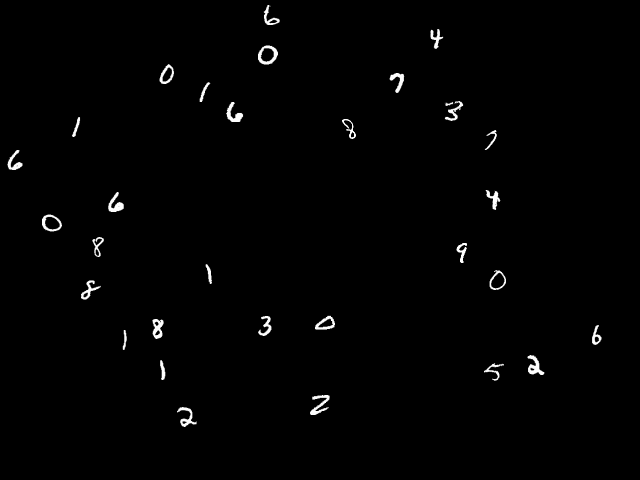
#> input picture search_image.png, 640 x 480 px, given as the content of the folder ./train_img/0, which was not available
$ jupyter execute --allow-errors FullyConnectNet.ipynb   (shell and % lines are left out)   (text cells are left out)
#> lines starting #> are read from the running program, lines starting #| are printed output that depends on the picture; pictures that were not available may be replaced by others from this repository, and a replacement may not be noted
[cell 1]
from __future__ import print_function
import time
import numpy as np
import matplotlib.pyplot as plt
import cv2
import os
import sys
sys.path.append(r"/Users/miruku/Documents/program/homework/image")

from NN.layers import *
from NN.layer_utils import *
from NN.fc_net import *
from NN.gradient_check import eval_numerical_gradient, eval_numerical_gradient_array
from NN.solver import Solver

[cell 2]
plt.rcParams['figure.figsize'] = (10.0, 8.0) # set default size of plots
plt.rcParams['image.interpolation'] = 'nearest'
plt.rcParams['image.cmap'] = 'gray'

[cell 3]
def rel_error(x, y):
  """ returns relative error """
  return np.max(np.abs(x - y) / (np.maximum(1e-8, np.abs(x) + np.abs(y))))

[cell 4]
# load image from files

directory_name = 'train_img'
X = []
Y = []
a = 0
for i in range(0,10):
    a = 0
    for filename in os.listdir('./'+directory_name+'/'+str(i)):
        img = cv2.imread('./'+directory_name+'/'+str(i)+'/'+filename)
#> img is the input picture: shape (480, 640, 3); min 0, max 255, mean 2.5
        X.append(img)
        Y.append(i)
        a = a + 1
    print("number"+str(i)+": "+str(a))

[cell 5]
X = np.array(X)
Y = np.array(Y)
print(X.shape)
#| (10, 480, 640, 3)
print(Y.shape)
#| (10,)

[cell 6]
def plot_image(image):
    fig = plt.gcf() # set size of pic
    fig.set_size_inches(2, 2)
    plt.imshow(image, cmap ='binary')
    plt.show()

[cell 7]
plot_image(X[0])
print(Y[0])

[cell 8]
def image_augmentation(image):

    x_offset = np.random.randint(-4,4)
    y_offset = np.random.randint(-4,4)
    rows,cols,_ = image.shape
    M = np.float32([[1,0,x_offset],[0,1,y_offset]])
    aug_image = cv2.warpAffine(image,M,(cols,rows))
    return aug_image

[cell 9]
#data augmentation
X_aug = np.zeros(X.shape)
for i in range(X.shape[0]):
    X_aug[i] = image_augmentation(X[i])
#> this loop made 10 passes
#> pass 1, in image_augmentation, `aug_image = cv2.warpAffine(image,M,(cols,rows))`:
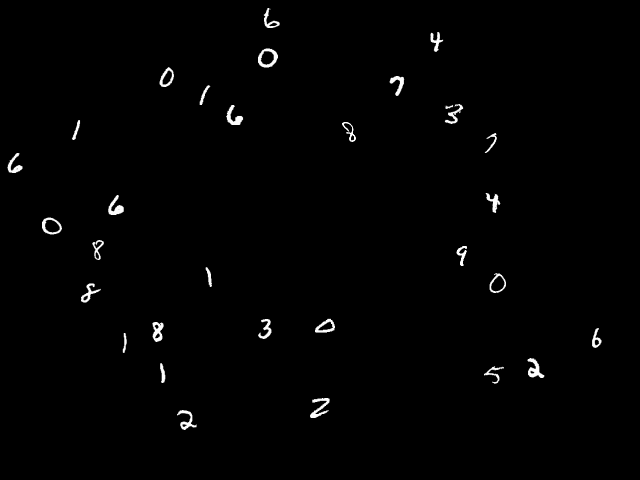
#> aug_image: shape (480, 640, 3); min 0, max 255, mean 2.5
#> pass 2, in image_augmentation (call 2), `aug_image = cv2.warpAffine(image,M,(cols,rows))`:
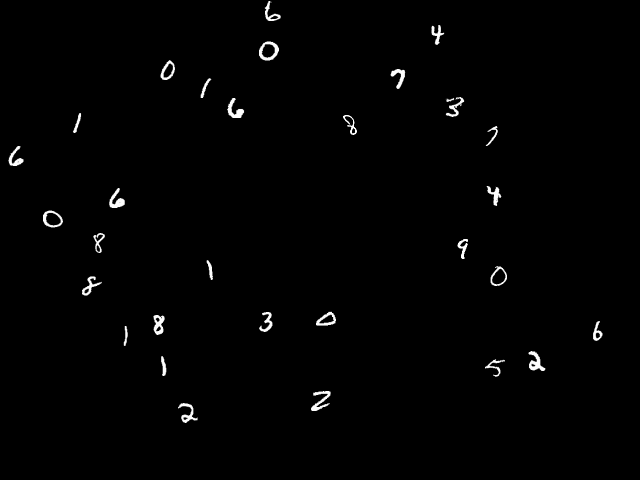
#> aug_image: shape (480, 640, 3); min 0, max 255, mean 2.5

[cell 10]
X_aug = X_aug.astype(np.int32)
print(X_aug.dtype)
#| int32

[cell 11]
def plot_image_labels_prediction(images, labels, prediction, idx, num=10):
#> called with images = array of shape (10, 480, 640, 3), labels = array of shape (10,), idx = 0, num = 10
    fig = plt.gcf()
    fig.set_size_inches(12,14)
    if num > 25:
        num = 25
    for i in range (0, num):
        ax = plt.subplot(5,5, 1+i) # draw sub pic by 5 rows and 5 columns
        ax.imshow(images[idx], cmap='binary')
        title="label=" + str(labels[idx])
        if len(prediction) > 0: # if have prediciton
            title+=", predict="+ str(prediction[idx])
        ax.set_title(title, fontsize = 10)
        ax.set_xticks([])
        ax.set_yticks([])
        idx+=1
    plt.show()
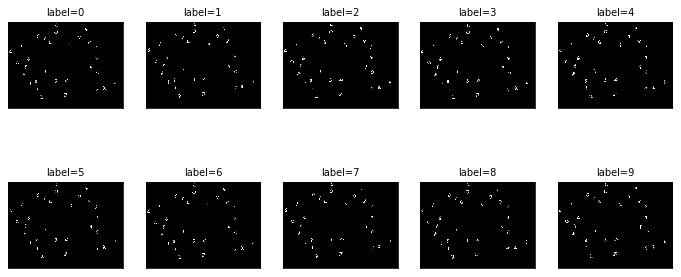
#> figure drawn by matplotlib, 10 panels

[cell 12]
plot_image_labels_prediction(X_aug,Y,[],0,10)

[cell 13]
##shuffle 2 array in one unison

[cell 14]
rng_state = np.random.get_state()
np.random.shuffle(X_aug)
np.random.set_state(rng_state)
np.random.shuffle(Y)
plot_image_labels_prediction(X_aug,Y,[],0,10)
#> call 2 of plot_image_labels_prediction, with images = array of shape (10, 480, 640, 3), labels = array of shape (10,), idx = 0, num = 10
#> in plot_image_labels_prediction (call 2), `plt.show()`:
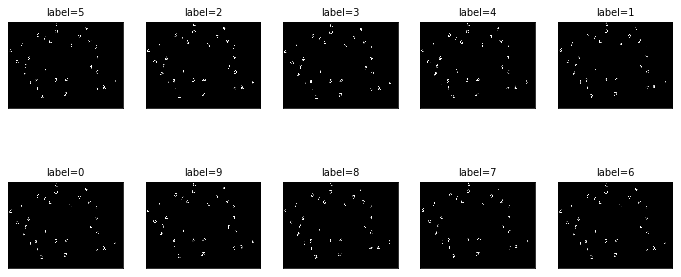
#> figure drawn by matplotlib, 10 panels

[cell 15]
# Test the affine_forward function
num_inputs = 2
input_shape = (4, 5, 6)
output_dim = 3

input_size = num_inputs * np.prod(input_shape)
weight_size = output_dim * np.prod(input_shape)

x = np.linspace(-0.1, 0.5, num=input_size).reshape(num_inputs, *input_shape)
w = np.linspace(-0.2, 0.3, num=weight_size).reshape(np.prod(input_shape), output_dim)
b = np.linspace(-0.3, 0.1, num=output_dim)


#> (the rest of this cell did not finish here and is left out)

[cell 16]
# Test the relu_forward function
np.random.seed(231)
x = np.random.randn(10, 10)
dout = np.random.randn(*x.shape)

#> (the rest of this cell did not finish here and is left out)

[cell 17]
# Test for sandwich layers
np.random.seed(231)
x = np.random.randn(2, 3, 4)
w = np.random.randn(12, 10)
b = np.random.randn(10)
dout = np.random.randn(2, 10)

#> (the rest of this cell did not finish here and is left out)

[cell 18]
#Test Softmax loss function
np.random.seed(231)
num_classes, num_inputs = 10, 50
x = 0.001 * np.random.randn(num_inputs, num_classes)
y = np.random.randint(num_classes, size=num_inputs)

#> (the rest of this cell did not finish here and is left out)

[cell 19]
weight_scale = 1e-1
learning_rate = 1e-3

validation_number = 2000
seperate_value = 50000-validation_number
# mask = np.random.choice(X.shape,validation_number)
data = {
    'X_train': X[0:seperate_value],
    'y_train': Y[0:seperate_value],
    'X_val': X[seperate_value:50000],
    'y_val': Y[seperate_value:50000],
    'X_test': X[50000:60000],
    'Y_test': Y[50000:60000]
}

data_aug = {
    'X_train': X_aug[0:seperate_value],
    'y_train': Y[0:seperate_value],
    'X_val': X_aug[seperate_value:50000],
    'y_val': Y[seperate_value:50000],
    'X_test': X_aug[50000:60000],
    'Y_test': Y[50000:60000]
}


#> (the rest of this cell did not finish here and is left out)

#> (a cell that did not finish here is left out)

#> (a cell that did not finish here is left out)

#> (a cell that did not finish here is left out)

#> (a cell that did not finish here is left out)

[cell 24]
#load search img

search_img = cv2.imread('./'+'search_image.png')
search_img = np.array(search_img)

[cell 25]
search_img.shape
#> Out = (480, 640, 3)

[cell 26]
#split search image into 28*28*3 images
search_img[0:28,0:28].shape
#> Out = (28, 28, 3)

[cell 27]
search_img = cv2.imread('/Users/miruku/Documents/program/homework/image/NN/'+'search_image.png')
search_img = np.array(search_img)
boundary = 3
is_slice_label = False
search_img_slice = []
search_img_coordinate = []
search_img_slice_part = []
search_img_mean_pixel = []

part_num = 0
search_img_slice_part.append([])

for i in range(0,640-28,2):
    for j in range(0,480-28,2):
        a = search_img[j:28+j,i:28+i]
        if np.mean(a) > 10:
            a_first_row = a[:,0:boundary,:]
            a_last_row = a[:,-boundary:,:]
            a_first_column = a[0:boundary,:,:]
            a_last_column = a[-boundary:,:,:]
            a_row_mean = np.mean(a_first_row == a_last_row)
            a_column_mean = np.mean(a_first_column == a_last_column)
#             print(a_first_column[0])
#             print(a_last_column)
            if (a_row_mean == 1 and a_column_mean == 1):
                is_slice_label = True
                search_img_slice.append(search_img[j:28+j,i:28+i])
                search_img_coordinate.append(np.array([i,j]))
                search_img_slice_part[part_num].append(np.array(search_img[j:28+j,i:28+i]))
                search_img_mean_pixel.append(np.mean(a))
            else:
                if is_slice_label == True:
                    part_num += 1
                    is_slice_label = False
                    search_img_slice_part.append([])
        else:
            if is_slice_label == True:
                part_num += 1
                is_slice_label = False
                search_img_slice_part.append([])
#> a: shape (28, 28, 3); every value is 0
#> after the loop, part_num = 117; search_img_coordinate = 178 pairs, first value 0 to 588, second value 0 to 404; search_img_mean_pixel = 178 values, max 51.96 at index 88, min 13.61 at index 33, mean 29.88; search_img_slice = 178 items; search_img_slice_part = 118 items

search_img_coordinate[0]
np_search_slice = np.array(search_img_slice)
N = np_search_slice.shape[0]
#> N = 178
D = np.prod(np_search_slice.shape[1:])
#> D = 2352
np_search_slice_reshape = np_search_slice.reshape(N,D)
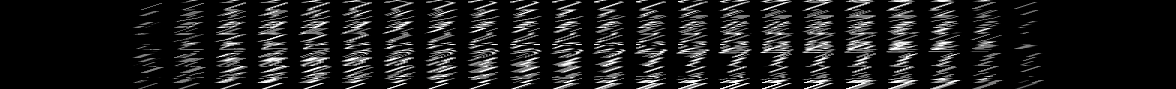
#> np_search_slice_reshape: shape (178, 2352) (shown at 1/2 size); min 0, max 255, mean 29.9
print(np_search_slice_reshape.shape)
#| (178, 2352)
search_mean = np.mean(np.array(np_search_slice_reshape),axis=1)
#> search_mean has the same summary as search_img_mean_pixel

[cell 28]
# [7 lines of commented-out code are left out]

[cell 29]
print(np.array(search_img_slice).shape)
#| (178, 28, 28, 3)
print(np.array(search_img_coordinate).shape)
#| (178, 2)

[cell 30]
# [7 lines of commented-out code are left out]

[cell 31]
def show_mean_histogram(data):
    plt.plot(search_mean)
    plt.ylabel('mean')
    plt.xlabel('number')
    plt.show()
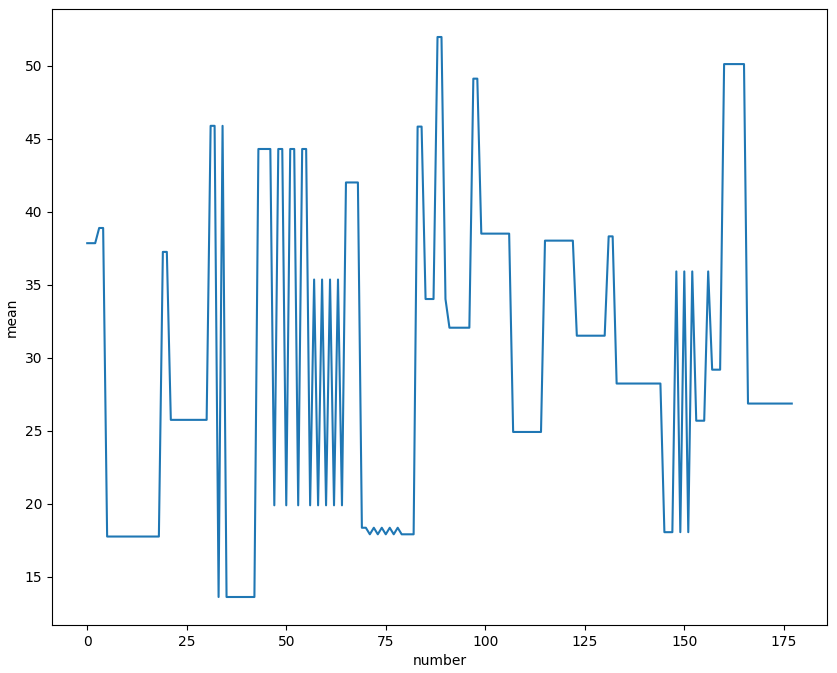
#> figure drawn by matplotlib, 1 panel; curve peaks at x = 88, y = 51.96

[cell 32]
show_mean_histogram(search_mean)

#> (a cell that did not finish here is left out)

[cell 34]
plot_image(np_search_slice[1])
#> in plot_image (call 2), `plt.show()`:
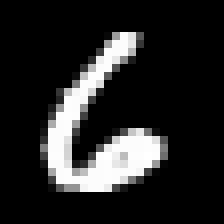
#> shown: shape (28, 28, 3) (shown 8 times larger); min 0, max 255, mean 37.8
